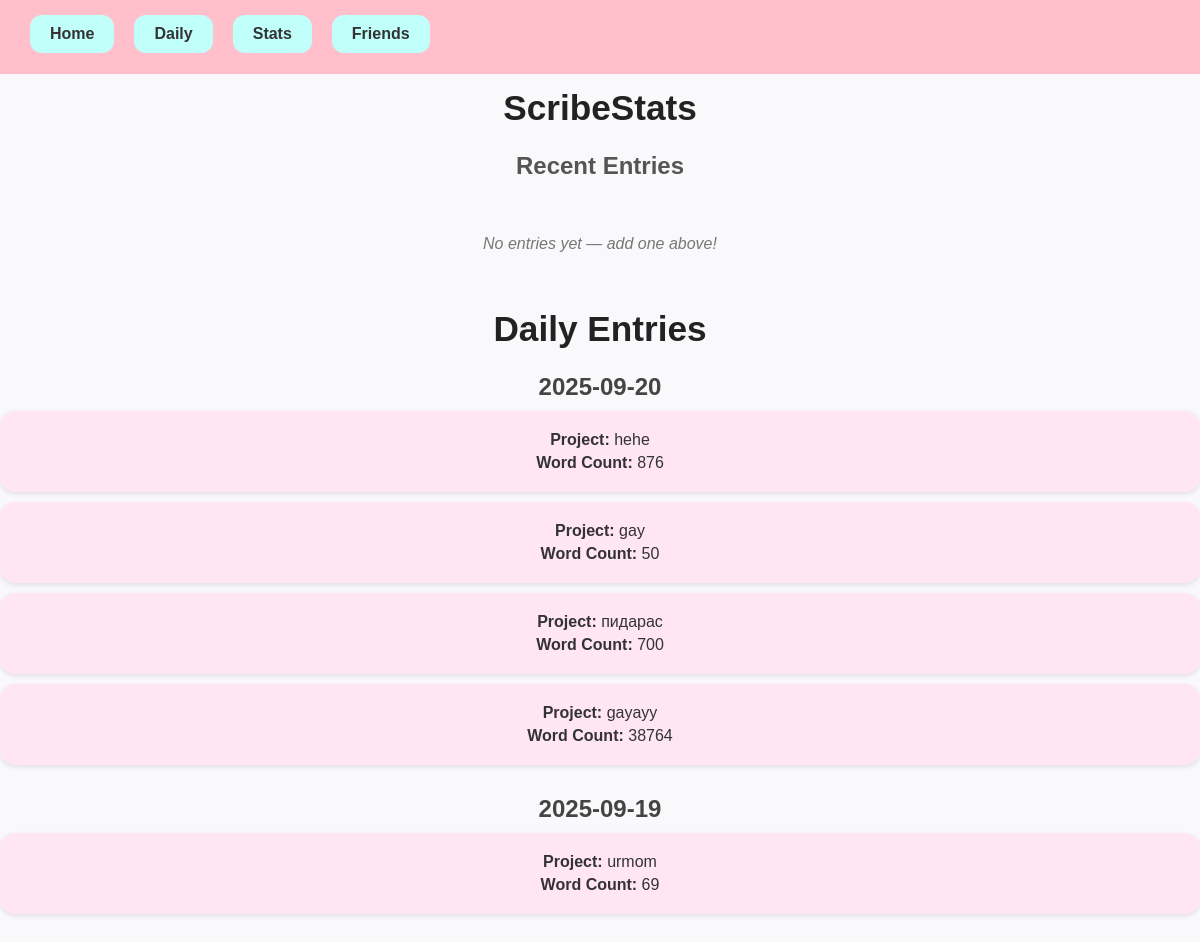
/entries, run on an earlier commit of the app's database.
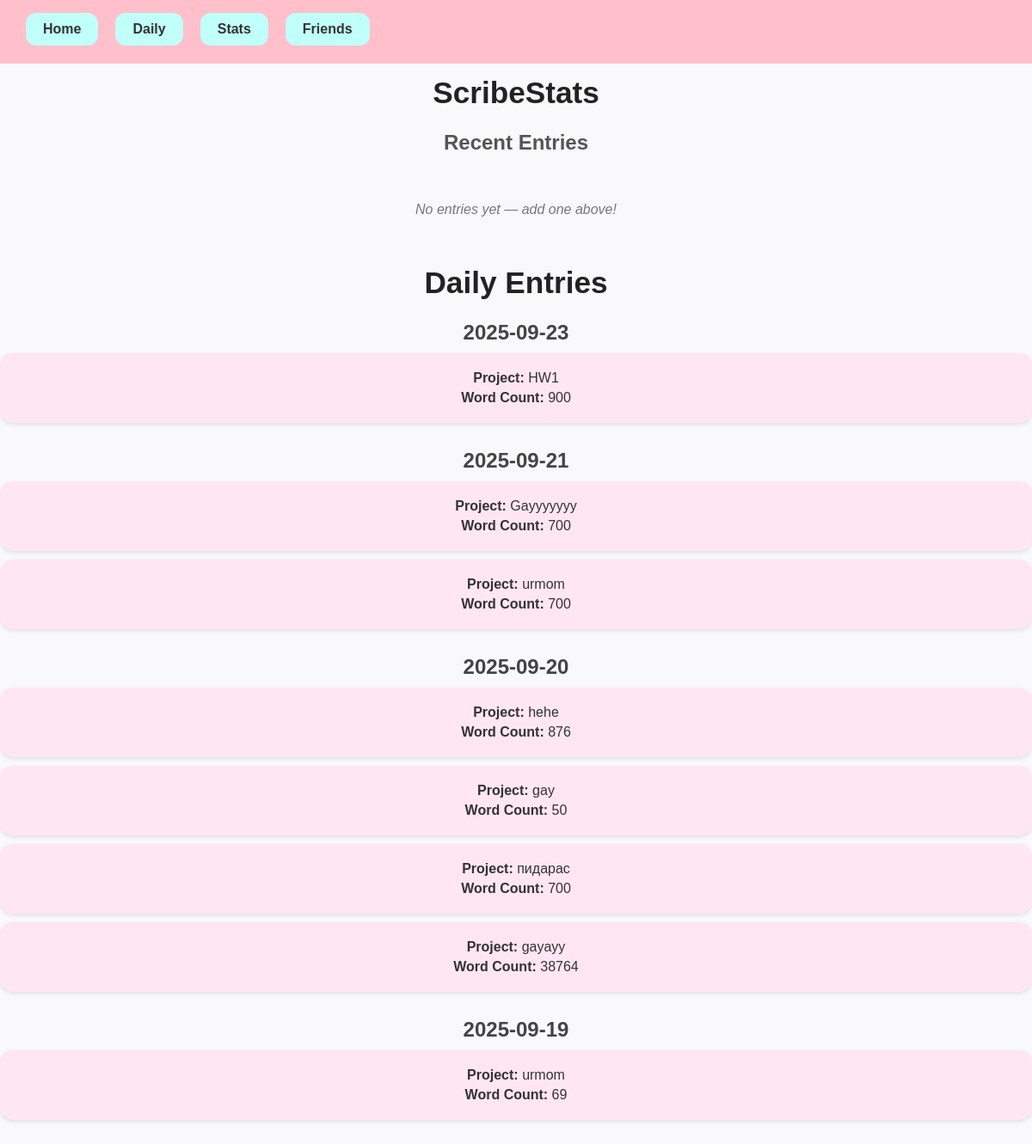
And on a later commit of the database.
### tables this page shows
CREATE TABLE writing_entries (
            id INTEGER PRIMARY KEY AUTOINCREMENT,
            entry_date TEXT,
            word_count INTEGER,
            project TEXT
        );

### app.py (the view)
@app.route("/entries")
def entries():
    conn = sqlite3.connect(DB_NAME)
    c = conn.cursor()
    c.execute("SELECT entry_date, word_count, project FROM writing_entries ORDER BY entry_date DESC")
    rows = c.fetchall()
    conn.close()
    grouped = {}
    for date, words, project in rows:
        if date not in grouped:
            grouped[date] = []
        grouped[date].append({"word_count": words, "project": project})
    return render_template("entries.html", grouped=grouped)

### templates/entries.html (shortened to what this page needs)
<!DOCTYPE html>
<html>
<head>
    <link rel="stylesheet" href="{{ url_for('static', filename='style.css') }}">
</head>
<body>
    <div class="banner"></div>
    <div class="navbar">
        <a href="{{ url_for('home_page') }}">Home</a>
        <a href="{{ url_for('entries') }}">Daily</a>
        <a href="{{ url_for('stats') }}">Stats</a>
        <a href="{{ url_for('friends') }}">Friends</a>
    </div>
    <h1>ScribeStats</h1>
    <h2>Recent Entries</h2>
    <div class="entries">
        {% if entries %}
            {% for entry in entries %}
                <div class="entry-card">
                    <h3>{{ entry.project }}</h3>
                    <p><strong>Date:</strong> {{ entry.date }}</p>
                    <p><strong>Word Count:</strong> {{ entry.word_count }}</p>
                </div>
            {% endfor %}
        {% else %}
            <p class="no-entries">No entries yet — add one above!</p>
        {% endif %}
    </div>
</body>
<h1>Daily Entries</h1>
{% for date, entries in grouped.items() %}
    <div class="date-group">
        <h2>{{ date }}</h2>
        {% for entry in entries %}
            <div class="entry-card">
                <p><strong>Project:</strong> {{ entry.project }}</p>
                <p><strong>Word Count:</strong> {{ entry.word_count }}</p>
            </div>
        {% endfor %}
    </div>
{% endfor %}
</html>

What changed in the data, as far as the page shows it:
added writing_entries: entry_date "2025-09-23", project "HW1", word_count "900"
added writing_entries: entry_date "2025-09-21", project "Gayyyyyyy", word_count "700"
added writing_entries: project "urmom", word_count "700", shown under "2025-09-21"
